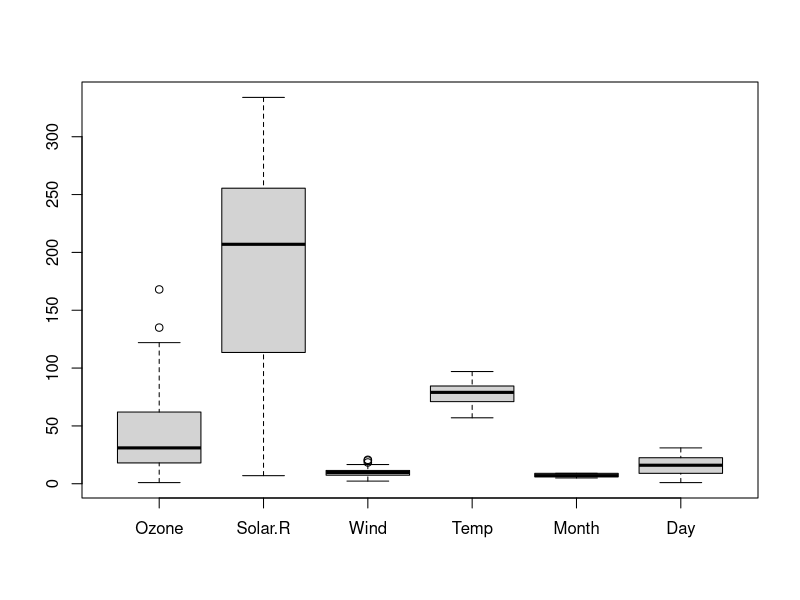

Write the R code that produced this figure.
## ---- chunk 1

library(datasets)

data(airquality)

## ---- chunk 2

# Example: Inspect the first few rows of a dataset
head(airquality)
## ---- chunk 3

# Example: Get a summary of the dataset
summary(airquality)
## ---- chunk 4

# Example: Display the structure of the dataset
str(airquality)
## ---- chunk 5

library(dplyr)
library(tidyr)

# Example: Remove rows with missing values
airquality_clean <- na.omit(airquality)

head(airquality_clean)

## ---- chunk 6


# #Remove rows with NA's using na.omit()
# airquality_clean <- na.omit(airquality)
# 
# #Remove rows with NA's using complete.cases
# airquality_clean <- airquality[complete.cases(airquality),]
# 
# #Remove rows with NA's using rowSums()
# airquality_clean <- airquality[rowSums(is.na(airquality)) == 0,]
# 
# #Import the tidyr package
# library("tidyr")
# 
# #Remove rows with NA's using drop_na()
# airquality_clean <- airquality %>% drop_na()
# 
# #Remove rows that contains all NA's
# airquality_clean <-
#   airquality[rowSums(is.na(airquality)) != ncol(airquality),]
# 
# #Load the dplyr package
# library("dplyr")
# 
# #Remove rows that contains all NA's
# airquality_clean <-
#   filter(airquality, rowSums(is.na(airquality)) != ncol(airquality))
# 
# airquality_clean <- airquality %>% filter(!is.na(Ozone))


## ---- chunk 7

# Example: Visualize outliers using a boxplot
boxplot(airquality_clean)


# # Remove outliers from the 'income' variable
# airquality_clean <- airquality_clean %>%
#   filter(Ozone >= 0)

## ---- chunk 8

# # Example: Convert data from wide to long format
airquality_clean_long <- airquality_clean %>%
  gather(key = "Column_name", value = "value")   

head(airquality_clean_long)

## ---- chunk 9

# Example: Convert a variable to numeric
airquality_clean$Temp_numeric <- as.numeric(airquality_clean$Temp) 

head(airquality_clean)

## ---- chunk 10

# Example: Check summary statistics
summary(airquality_clean)

